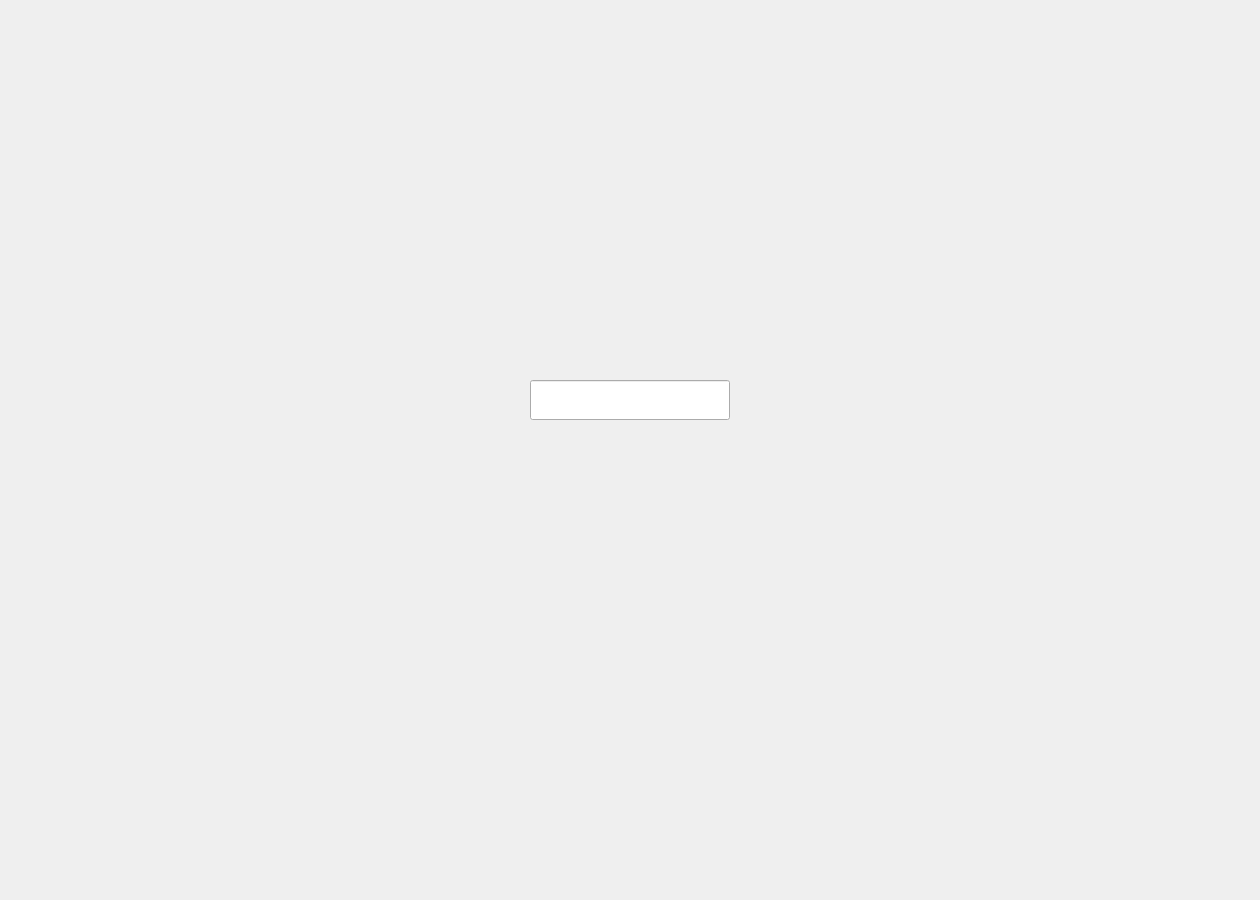
<?xml version="1.0" encoding="UTF-8"?>
<ui version="4.0">
 <class>InsertMap</class>
 <widget class="QWidget" name="InsertMap">
  <property name="geometry">
   <rect>
    <x>0</x>
    <y>0</y>
    <width>1260</width>
    <height>900</height>
   </rect>
  </property>
  <property name="windowTitle">
   <string>Form</string>
  </property>
  <widget class="QLineEdit" name="lineEdit">
   <property name="geometry">
    <rect>
     <x>530</x>
     <y>380</y>
     <width>200</width>
     <height>40</height>
    </rect>
   </property>
   <property name="font">
    <font>
     <pointsize>18</pointsize>
    </font>
   </property>
  </widget>
 </widget>
 <resources/>
 <connections/>
</ui>
